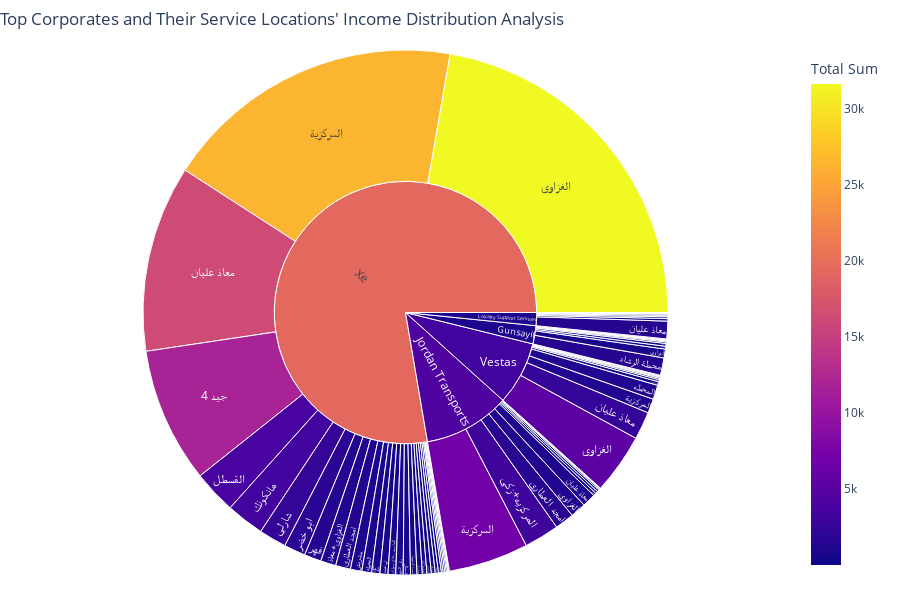

Notebook code cell kept with this figure:
### Markdown cell above
#### Top Corporates and Their Service Locations' Income Distribution

### Code cell
text="This chart provides a breakdown of the total revenue generated by our top clients, analyzing the contributions from each of our service locations."
display(Markdown('#### *'+text+'*'))
top_filtered_data, tail_filtered_data = TopTailCount(df,5,'corporate','cost')
myData = sumOfsum(top_filtered_data,'corporate','location','cost')
mySunBurst(myData, 'corporate','location', 'Total Sum', 'Total Sum', "Top Corporates and Their Service Locations' Income Distribution")

### Figure 1 — Plotly figure (JSON) as saved in the notebook; plotly's stock layout.template omitted (floating-point values rounded to 4 significant figures)
{"data": [{"branchvalues": "total", "customdata": [[250], [125], [185], [11811], [1884], [184], [50], [695], [21], [110], [52], [150], [255], [21], [280], [770], [1347], [227], [5277], [31608], [42], [60], [1337], [21], [46], [67], [3780], [127], [670], [17], [1250], [852], [6993], [1251], [26367], [3060], [396], [559], [240], [461], [130], [79], [384], [92], [1678], [102], [92], [1303], [153], [334], [126], [48], [644], [2404], [1483], [204], [152], [252], [21], [633], [8], [21], [48], [102], [721], [1521], [30], [80], [997], [1175], [1532], [2428], [16294], [15], [320], [3327], [962.5], [4266.0], [1078.0], [3338.0], [19470.0]], "domain": {"x": [0, 1], "y": [0, 1]}, "hovertemplate": "labels=%{label}<br>Total Sum_sum=%{value}<br>parent=%{parent}<br>id=%{id}<br>Total Sum=%{color}<extra></extra>", "ids": ["Gunsayil/4 جيد", "Loyalty Support Services/4 جيد", "Vestas/4 جيد", "Xe/4 جيد", "Xe/ابو خضر", "Jordan Transports/ابو نعمه", "Loyalty Support Services/ابو نعمه", "Xe/ابو نعمه", "Gunsayil/الصالحي", "Xe/الصالحي", "Gunsayil/العبدلي", "Loyalty Support Services/العبدلي", "Xe/العبدلي", "Gunsayil/العمله", "Xe/العمله", "Gunsayil/الغزاوي", "Jordan Transports/الغزاوي", "Loyalty Support Services/الغزاوي", "Vestas/الغزاوي", "Xe/الغزاوي", "Gunsayil/الغزاوي+معاذ", "Jordan Transports/الغزاوي+معاذ", "Xe/الغزاوي+معاذ", "Gunsayil/القسطل", "Loyalty Support Services/القسطل", "Vestas/القسطل", "Xe/القسطل", "Vestas/الماسيه زجاج سيارات", "Xe/الماسيه زجاج سيارات", "Gunsayil/المحطه", "Vestas/المحطه", "Xe/المحطه", "Jordan Transports/المركزية", "Vestas/المركزية", "Xe/المركزية", "Jordan Transports/المركزيه+زكي", "Xe/المركزيه+زكي", "Xe/المسة الذهبية", "Gunsayil/المفرق", "Xe/المفرق", "Gunsayil/المكتب", "Xe/المكتب", "Xe/اليادودة", "Gunsayil/امجد العطاري", "Jordan Transports/امجد العطاري", "Loyalty Support Services/امجد العطاري", "Vestas/امجد العطاري", "Xe/امجد العطاري", "Xe/تم التركيب ف صويلح", "Xe/جلاسكو", "Xe/ريمان", "Jordan Transports/زكي البهو", "Xe/زكي البهو", "Xe/شارلي", "Xe/فهر", "Jordan Transports/في الطفيله", "Xe/في الطفيله", "Jordan Transports/قسطل", "Loyalty Support Services/قسطل", "Xe/قسطل", "Loyalty Support Services/قفيشة", "Vestas/قفيشة", "Xe/قفيشة", "Jordan Transports/كيا", "Xe/كيا", "Gunsayil/محطة الرشاد", "Xe/محطة الرشاد", "Vestas/مشربش", "Xe/مشربش", "Jordan Transports/معاذ عليان", "Loyalty Support Services/معاذ عليان", "Vestas/معاذ عليان", "Xe/معاذ عليان", "Loyalty Support Services/هانكونك", "Vestas/هانكونك", "Xe/هانكونك", "Gunsayil", "Jordan Transports", "Loyalty Support Services", "Vestas", "Xe"], "labels": ["4 جيد", "4 جيد", "4 جيد", "4 جيد", "ابو خضر", "ابو نعمه", "ابو نعمه", "ابو نعمه", "الصالحي", "الصالحي", "العبدلي", "العبدلي", "العبدلي", "العمله", "العمله", "الغزاوي", "الغزاوي", "الغزاوي", "الغزاوي", "الغزاوي", "الغزاوي+معاذ", "الغزاوي+معاذ", "الغزاوي+معاذ", "القسطل", "القسطل", "القسطل", "القسطل", "الماسيه زجاج سيارات", "الماسيه زجاج سيارات", "المحطه", "المحطه", "المحطه", "المركزية", "المركزية", "المركزية", "المركزيه+زكي", "المركزيه+زكي", "المسة الذهبية", "المفرق", "المفرق", "المكتب", "المكتب", "اليادودة", "امجد العطاري", "امجد العطاري", "امجد العطاري", "امجد العطاري", "امجد العطاري", "تم التركيب ف صويلح", "جلاسكو", "ريمان", "زكي البهو", "زكي البهو", "شارلي", "فهر", "في الطفيله", "في الطفيله", "قسطل", "قسطل", "قسطل", "قفيشة", "قفيشة", "قفيشة", "كيا", "كيا", "محطة الرشاد", "محطة الرشاد", "مشربش", "مشربش", "معاذ عليان", "معاذ عليان", "معاذ عليان", "معاذ عليان", "هانكونك", "هانكونك", "هانكونك", "Gunsayil", "Jordan Transports", "Loyalty Support Services", "Vestas", "Xe"], "marker": {"coloraxis": "coloraxis", "colors": [250, 125, 185, 11811, 1884, 184, 50, 695, 21, 110, 52, 150, 255, 21, 280, 770, 1347, 227, 5277, 31608, 42, 60, 1337, 21, 46, 67, 3780, 127, 670, 17, 1250, 852, 6993, 1251, 26367, 3060, 396, 559, 240, 461, 130, 79, 384, 92, 1678, 102, 92, 1303, 153, 334, 126, 48, 644, 2404, 1483, 204, 152, 252, 21, 633, 8, 21, 48, 102, 721, 1521, 30, 80, 997, 1175, 1532, 2428, 16294, 15, 320, 3327, 962.5, 4266.0, 1078.0, 3338.0, 19470.0]}, "name": "", "parents": ["Gunsayil", "Loyalty Support Services", "Vestas", "Xe", "Xe", "Jordan Transports", "Loyalty Support Services", "Xe", "Gunsayil", "Xe", "Gunsayil", "Loyalty Support Services", "Xe", "Gunsayil", "Xe", "Gunsayil", "Jordan Transports", "Loyalty Support Services", "Vestas", "Xe", "Gunsayil", "Jordan Transports", "Xe", "Gunsayil", "Loyalty Support Services", "Vestas", "Xe", "Vestas", "Xe", "Gunsayil", "Vestas", "Xe", "Jordan Transports", "Vestas", "Xe", "Jordan Transports", "Xe", "Xe", "Gunsayil", "Xe", "Gunsayil", "Xe", "Xe", "Gunsayil", "Jordan Transports", "Loyalty Support Services", "Vestas", "Xe", "Xe", "Xe", "Xe", "Jordan Transports", "Xe", "Xe", "Xe", "Jordan Transports", "Xe", "Jordan Transports", "Loyalty Support Services", "Xe", "Loyalty Support Services", "Vestas", "Xe", "Jordan Transports", "Xe", "Gunsayil", "Xe", "Vestas", "Xe", "Jordan Transports", "Loyalty Support Services", "Vestas", "Xe", "Loyalty Support Services", "Vestas", "Xe", "", "", "", "", ""], "type": "sunburst", "values": [250, 125, 185, 11811, 1884, 184, 50, 695, 21, 110, 52, 150, 255, 21, 280, 770, 1347, 227, 5277, 31608, 42, 60, 1337, 21, 46, 67, 3780, 127, 670, 17, 1250, 852, 6993, 1251, 26367, 3060, 396, 559, 240, 461, 130, 79, 384, 92, 1678, 102, 92, 1303, 153, 334, 126, 48, 644, 2404, 1483, 204, 152, 252, 21, 633, 8, 21, 48, 102, 721, 1521, 30, 80, 997, 1175, 1532, 2428, 16294, 15, 320, 3327, 3177, 15103, 2276, 11098, 110177]}], "layout": {"coloraxis": {"colorbar": {"title": {"text": "Total Sum"}}, "colorscale": [[0, "#0d0887"], [0.1111, "#46039f"], [0.2222, "#7201a8"], [0.3333, "#9c179e"], [0.4444, "#bd3786"], [0.5556, "#d8576b"], [0.6667, "#ed7953"], [0.7778, "#fb9f3a"], [0.8889, "#fdca26"], [1, "#f0f921"]]}, "height": 600, "legend": {"tracegroupgap": 0}, "margin": {"b": 25, "l": 25, "r": 25, "t": 50}, "title": {"text": "Top Corporates and Their Service Locations' Income Distribution Analysis", "x": 0}}}
